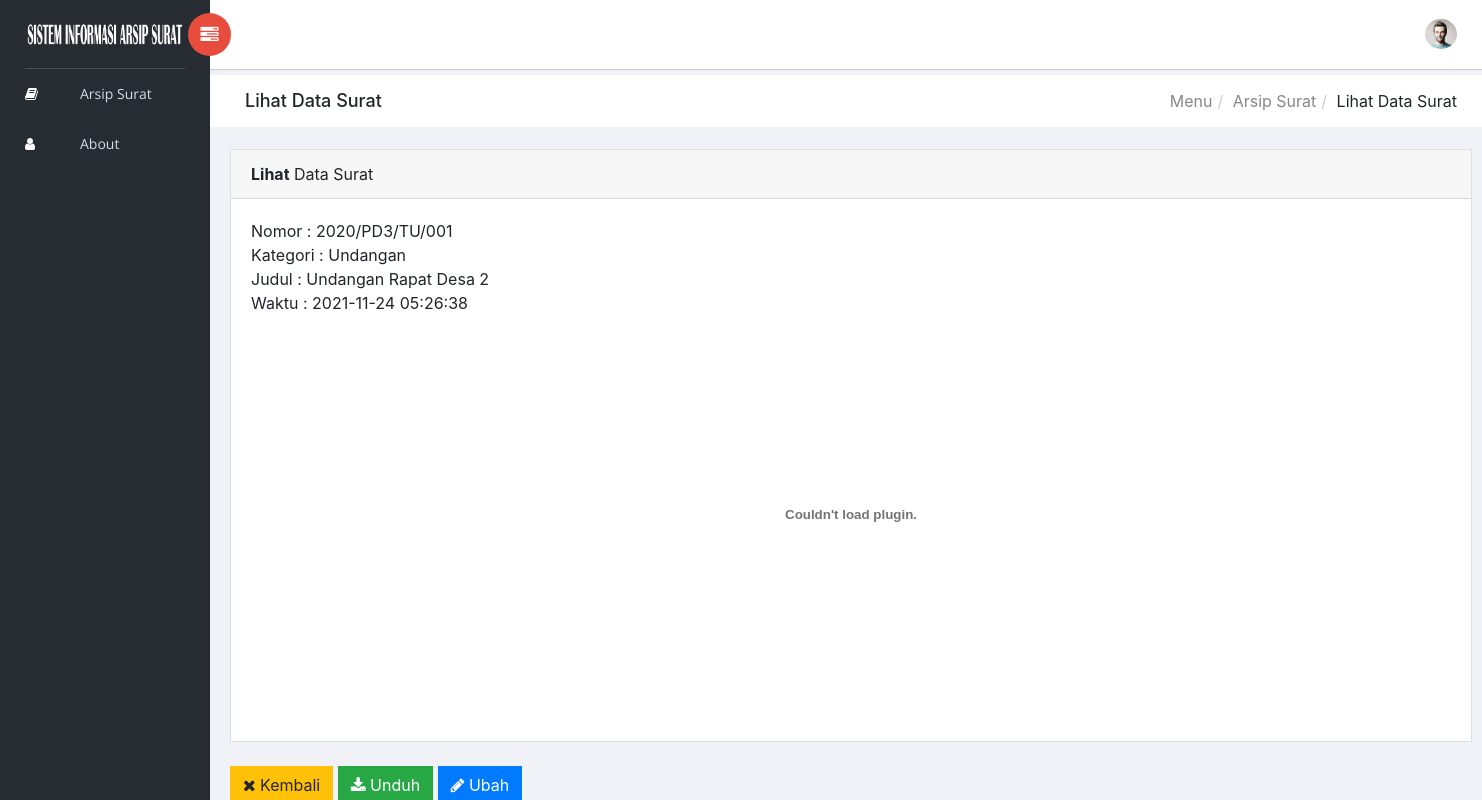
/lihat-data-surat.php?id=6, run on the app's committed database.
### tables this page shows
CREATE TABLE `surat` (
  `id` int(11) NOT NULL AUTO_INCREMENT,
  `no_surat` varchar(20) NOT NULL,
  `kategori` varchar(20) DEFAULT NULL,
  `judul` varchar(100) DEFAULT NULL,
  `waktu` datetime DEFAULT NULL,
  `namafile` varchar(200) DEFAULT NULL,
  PRIMARY KEY (`id`,`no_surat`)
);

### lihat-data-surat.php (the view, shortened to what this page needs)
<?php
include('header.php');
?>
<?php
include "koneksi.php";
$sql=mysqli_query($koneksi, "select* from surat where id='$_GET[id]'");
$data=mysqli_fetch_array($sql);
?>
<div class="breadcrumbs">
    <div class="col-sm-4">
        <div class="page-header float-left">
            <div class="page-title">
                <h1>Lihat Data Surat</h1>
            </div>
        </div>
    </div>
    <div class="col-sm-8">
        <div class="page-header float-right">
            <div class="page-title">
                <ol class="breadcrumb text-right">
                    <li><a href="#">Menu</a></li>
                    <li><a href="/arsip_surat.php">Arsip Surat</a></li>
                    <li class="active">Lihat Data Surat</li>
                </ol>
            </div>
        </div>
    </div>
</div>
<div class="content mt-3">
        <div class="animated fadeIn">
            <div class="row">
<div class="col-lg-12">
    <div class="card">
        <div class="card-header">
            <strong>Lihat</strong> Data Surat
        </div>
        <div class="card-body card-block">
            <body>
            <tr>
                <td>Nomor : <?php echo $data['no_surat'];?> <br></td>
                <td>Kategori : <?php echo $data['kategori'];?> <br></td>
                <td>Judul : <?php echo $data['judul'];?> <br></td>
                <td>Waktu : <?php echo $data['waktu'];?> <br></td>
            </tr>
                <embed type="application/pdf" src="berkas/<?php echo $data['namafile'];?>" width="1200"
                    height="400"></embed>
        </div>
    </div>
</div>
            </div>
<a href="index.php" class="btn btn-warning"><i class="fa fa-times"></i>&nbsp;Kembali</a>
<a href="berkas/<?php echo $data['namafile'];?>" download class="btn btn-success"><i class="fa fa-download"></i>&nbsp;Unduh</a>
<a href="edit-data-surat.php?id=<?php echo $data['id']; ?>" class="btn btn-primary"><i class="fa fa-pencil"></i>&nbsp;Ubah</a>

### data on the page
surat: no_surat "2020/PD3/TU/001", kategori "Undangan", judul "Undangan Rapat Desa 2", waktu "2021-11-24 05:26:38"
